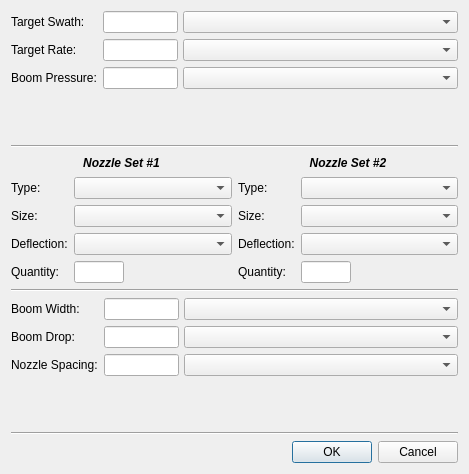
<?xml version="1.0" encoding="UTF-8"?>
<ui version="4.0">
 <class>Dialog</class>
 <widget class="QDialog" name="Dialog">
  <property name="geometry">
   <rect>
    <x>0</x>
    <y>0</y>
    <width>469</width>
    <height>474</height>
   </rect>
  </property>
  <property name="windowTitle">
   <string>Dialog</string>
  </property>
  <layout class="QVBoxLayout" name="verticalLayout_3">
   <item>
    <layout class="QFormLayout" name="formLayout">
     <item row="0" column="0">
      <widget class="QLabel" name="label">
       <property name="text">
        <string>Target Swath:</string>
       </property>
      </widget>
     </item>
     <item row="0" column="1">
      <layout class="QHBoxLayout" name="horizontalLayout">
       <property name="spacing">
        <number>5</number>
       </property>
       <property name="sizeConstraint">
        <enum>QLayout::SetDefaultConstraint</enum>
       </property>
       <property name="leftMargin">
        <number>0</number>
       </property>
       <property name="topMargin">
        <number>0</number>
       </property>
       <property name="bottomMargin">
        <number>0</number>
       </property>
       <item>
        <widget class="QLineEdit" name="lineEditSwath">
         <property name="sizePolicy">
          <sizepolicy hsizetype="Preferred" vsizetype="Fixed">
           <horstretch>0</horstretch>
           <verstretch>0</verstretch>
          </sizepolicy>
         </property>
         <property name="maximumSize">
          <size>
           <width>75</width>
           <height>16777215</height>
          </size>
         </property>
        </widget>
       </item>
       <item>
        <widget class="QComboBox" name="comboBoxUnitsSwath">
         <property name="sizePolicy">
          <sizepolicy hsizetype="Expanding" vsizetype="Fixed">
           <horstretch>0</horstretch>
           <verstretch>0</verstretch>
          </sizepolicy>
         </property>
         <property name="minimumSize">
          <size>
           <width>60</width>
           <height>0</height>
          </size>
         </property>
         <property name="sizeAdjustPolicy">
          <enum>QComboBox::AdjustToContents</enum>
         </property>
        </widget>
       </item>
      </layout>
     </item>
     <item row="1" column="0">
      <widget class="QLabel" name="label_2">
       <property name="text">
        <string>Target Rate:</string>
       </property>
      </widget>
     </item>
     <item row="1" column="1">
      <layout class="QHBoxLayout" name="horizontalLayout_2">
       <property name="spacing">
        <number>5</number>
       </property>
       <property name="sizeConstraint">
        <enum>QLayout::SetDefaultConstraint</enum>
       </property>
       <property name="leftMargin">
        <number>0</number>
       </property>
       <property name="topMargin">
        <number>0</number>
       </property>
       <property name="bottomMargin">
        <number>0</number>
       </property>
       <item>
        <widget class="QLineEdit" name="lineEditRate">
         <property name="sizePolicy">
          <sizepolicy hsizetype="Preferred" vsizetype="Fixed">
           <horstretch>0</horstretch>
           <verstretch>0</verstretch>
          </sizepolicy>
         </property>
         <property name="maximumSize">
          <size>
           <width>75</width>
           <height>16777215</height>
          </size>
         </property>
        </widget>
       </item>
       <item>
        <widget class="QComboBox" name="comboBoxUnitsRate">
         <property name="sizePolicy">
          <sizepolicy hsizetype="Expanding" vsizetype="Fixed">
           <horstretch>0</horstretch>
           <verstretch>0</verstretch>
          </sizepolicy>
         </property>
         <property name="minimumSize">
          <size>
           <width>60</width>
           <height>0</height>
          </size>
         </property>
         <property name="sizeAdjustPolicy">
          <enum>QComboBox::AdjustToContents</enum>
         </property>
        </widget>
       </item>
      </layout>
     </item>
     <item row="2" column="0">
      <widget class="QLabel" name="label_3">
       <property name="text">
        <string>Boom Pressure:</string>
       </property>
      </widget>
     </item>
     <item row="2" column="1">
      <layout class="QHBoxLayout" name="horizontalLayout_3">
       <property name="spacing">
        <number>5</number>
       </property>
       <property name="sizeConstraint">
        <enum>QLayout::SetDefaultConstraint</enum>
       </property>
       <property name="leftMargin">
        <number>0</number>
       </property>
       <property name="topMargin">
        <number>0</number>
       </property>
       <property name="bottomMargin">
        <number>0</number>
       </property>
       <item>
        <widget class="QLineEdit" name="lineEditPressure">
         <property name="sizePolicy">
          <sizepolicy hsizetype="Preferred" vsizetype="Fixed">
           <horstretch>0</horstretch>
           <verstretch>0</verstretch>
          </sizepolicy>
         </property>
         <property name="maximumSize">
          <size>
           <width>75</width>
           <height>16777215</height>
          </size>
         </property>
        </widget>
       </item>
       <item>
        <widget class="QComboBox" name="comboBoxUnitsPressure">
         <property name="sizePolicy">
          <sizepolicy hsizetype="Expanding" vsizetype="Fixed">
           <horstretch>0</horstretch>
           <verstretch>0</verstretch>
          </sizepolicy>
         </property>
         <property name="minimumSize">
          <size>
           <width>60</width>
           <height>0</height>
          </size>
         </property>
         <property name="sizeAdjustPolicy">
          <enum>QComboBox::AdjustToContents</enum>
         </property>
        </widget>
       </item>
      </layout>
     </item>
    </layout>
   </item>
   <item>
    <widget class="Line" name="line">
     <property name="orientation">
      <enum>Qt::Horizontal</enum>
     </property>
    </widget>
   </item>
   <item>
    <layout class="QHBoxLayout" name="horizontalLayout_4">
     <item>
      <layout class="QVBoxLayout" name="verticalLayout">
       <item>
        <widget class="QLabel" name="label_4">
         <property name="font">
          <font>
           <weight>75</weight>
           <italic>true</italic>
           <bold>true</bold>
          </font>
         </property>
         <property name="text">
          <string>Nozzle Set #1</string>
         </property>
         <property name="alignment">
          <set>Qt::AlignCenter</set>
         </property>
        </widget>
       </item>
       <item>
        <layout class="QFormLayout" name="formLayout_2">
         <item row="0" column="0">
          <widget class="QLabel" name="label_5">
           <property name="text">
            <string>Type:</string>
           </property>
          </widget>
         </item>
         <item row="0" column="1">
          <widget class="QComboBox" name="comboBoxNT1">
           <property name="minimumSize">
            <size>
             <width>125</width>
             <height>0</height>
            </size>
           </property>
           <property name="sizeAdjustPolicy">
            <enum>QComboBox::AdjustToMinimumContentsLength</enum>
           </property>
          </widget>
         </item>
         <item row="1" column="0">
          <widget class="QLabel" name="label_6">
           <property name="text">
            <string>Size:</string>
           </property>
          </widget>
         </item>
         <item row="1" column="1">
          <widget class="QComboBox" name="comboBoxNS1">
           <property name="minimumSize">
            <size>
             <width>125</width>
             <height>0</height>
            </size>
           </property>
           <property name="sizeAdjustPolicy">
            <enum>QComboBox::AdjustToMinimumContentsLength</enum>
           </property>
          </widget>
         </item>
         <item row="2" column="0">
          <widget class="QLabel" name="label_7">
           <property name="text">
            <string>Deflection:</string>
           </property>
          </widget>
         </item>
         <item row="2" column="1">
          <widget class="QComboBox" name="comboBoxND1">
           <property name="minimumSize">
            <size>
             <width>125</width>
             <height>0</height>
            </size>
           </property>
           <property name="sizeAdjustPolicy">
            <enum>QComboBox::AdjustToMinimumContentsLength</enum>
           </property>
          </widget>
         </item>
         <item row="3" column="0">
          <widget class="QLabel" name="label_9">
           <property name="text">
            <string>Quantity:</string>
           </property>
          </widget>
         </item>
         <item row="3" column="1">
          <widget class="QLineEdit" name="lineEditNQ1">
           <property name="sizePolicy">
            <sizepolicy hsizetype="Fixed" vsizetype="Fixed">
             <horstretch>0</horstretch>
             <verstretch>0</verstretch>
            </sizepolicy>
           </property>
           <property name="maximumSize">
            <size>
             <width>50</width>
             <height>16777215</height>
            </size>
           </property>
          </widget>
         </item>
        </layout>
       </item>
      </layout>
     </item>
     <item>
      <layout class="QVBoxLayout" name="verticalLayout_2">
       <item>
        <widget class="QLabel" name="label_8">
         <property name="font">
          <font>
           <weight>75</weight>
           <italic>true</italic>
           <bold>true</bold>
          </font>
         </property>
         <property name="text">
          <string>Nozzle Set #2</string>
         </property>
         <property name="alignment">
          <set>Qt::AlignCenter</set>
         </property>
        </widget>
       </item>
       <item>
        <layout class="QFormLayout" name="formLayout_3">
         <item row="0" column="0">
          <widget class="QLabel" name="label_10">
           <property name="text">
            <string>Type:</string>
           </property>
          </widget>
         </item>
         <item row="0" column="1">
          <widget class="QComboBox" name="comboBoxNT2">
           <property name="minimumSize">
            <size>
             <width>125</width>
             <height>0</height>
            </size>
           </property>
           <property name="sizeAdjustPolicy">
            <enum>QComboBox::AdjustToMinimumContentsLength</enum>
           </property>
          </widget>
         </item>
         <item row="1" column="0">
          <widget class="QLabel" name="label_11">
           <property name="text">
            <string>Size:</string>
           </property>
          </widget>
         </item>
         <item row="1" column="1">
          <widget class="QComboBox" name="comboBoxNS2">
           <property name="minimumSize">
            <size>
             <width>125</width>
             <height>0</height>
            </size>
           </property>
           <property name="sizeAdjustPolicy">
            <enum>QComboBox::AdjustToMinimumContentsLength</enum>
           </property>
          </widget>
         </item>
         <item row="2" column="0">
          <widget class="QLabel" name="label_12">
           <property name="text">
            <string>Deflection:</string>
           </property>
          </widget>
         </item>
         <item row="2" column="1">
          <widget class="QComboBox" name="comboBoxND2">
           <property name="minimumSize">
            <size>
             <width>125</width>
             <height>0</height>
            </size>
           </property>
           <property name="sizeAdjustPolicy">
            <enum>QComboBox::AdjustToMinimumContentsLength</enum>
           </property>
          </widget>
         </item>
         <item row="3" column="0">
          <widget class="QLabel" name="label_13">
           <property name="text">
            <string>Quantity:</string>
           </property>
          </widget>
         </item>
         <item row="3" column="1">
          <widget class="QLineEdit" name="lineEditNQ2">
           <property name="sizePolicy">
            <sizepolicy hsizetype="Fixed" vsizetype="Fixed">
             <horstretch>0</horstretch>
             <verstretch>0</verstretch>
            </sizepolicy>
           </property>
           <property name="maximumSize">
            <size>
             <width>50</width>
             <height>16777215</height>
            </size>
           </property>
          </widget>
         </item>
        </layout>
       </item>
      </layout>
     </item>
    </layout>
   </item>
   <item>
    <widget class="Line" name="line_2">
     <property name="orientation">
      <enum>Qt::Horizontal</enum>
     </property>
    </widget>
   </item>
   <item>
    <layout class="QFormLayout" name="formLayout_4">
     <item row="0" column="0">
      <widget class="QLabel" name="label_14">
       <property name="text">
        <string>Boom Width:</string>
       </property>
      </widget>
     </item>
     <item row="0" column="1">
      <layout class="QHBoxLayout" name="horizontalLayout_5">
       <property name="spacing">
        <number>5</number>
       </property>
       <property name="sizeConstraint">
        <enum>QLayout::SetDefaultConstraint</enum>
       </property>
       <property name="leftMargin">
        <number>0</number>
       </property>
       <property name="topMargin">
        <number>0</number>
       </property>
       <property name="bottomMargin">
        <number>0</number>
       </property>
       <item>
        <widget class="QLineEdit" name="lineEditBoomWidth">
         <property name="sizePolicy">
          <sizepolicy hsizetype="Preferred" vsizetype="Fixed">
           <horstretch>0</horstretch>
           <verstretch>0</verstretch>
          </sizepolicy>
         </property>
         <property name="maximumSize">
          <size>
           <width>75</width>
           <height>16777215</height>
          </size>
         </property>
        </widget>
       </item>
       <item>
        <widget class="QComboBox" name="comboBoxUnitsBoomWidth">
         <property name="sizePolicy">
          <sizepolicy hsizetype="Expanding" vsizetype="Fixed">
           <horstretch>0</horstretch>
           <verstretch>0</verstretch>
          </sizepolicy>
         </property>
         <property name="minimumSize">
          <size>
           <width>60</width>
           <height>0</height>
          </size>
         </property>
         <property name="sizeAdjustPolicy">
          <enum>QComboBox::AdjustToContents</enum>
         </property>
        </widget>
       </item>
      </layout>
     </item>
     <item row="1" column="0">
      <widget class="QLabel" name="label_15">
       <property name="text">
        <string>Boom Drop:</string>
       </property>
      </widget>
     </item>
     <item row="1" column="1">
      <layout class="QHBoxLayout" name="horizontalLayout_6">
       <property name="spacing">
        <number>5</number>
       </property>
       <property name="sizeConstraint">
        <enum>QLayout::SetDefaultConstraint</enum>
       </property>
       <property name="leftMargin">
        <number>0</number>
       </property>
       <property name="topMargin">
        <number>0</number>
       </property>
       <property name="bottomMargin">
        <number>0</number>
       </property>
       <item>
        <widget class="QLineEdit" name="lineEditBoomDrop">
         <property name="sizePolicy">
          <sizepolicy hsizetype="Preferred" vsizetype="Fixed">
           <horstretch>0</horstretch>
           <verstretch>0</verstretch>
          </sizepolicy>
         </property>
         <property name="maximumSize">
          <size>
           <width>75</width>
           <height>16777215</height>
          </size>
         </property>
        </widget>
       </item>
       <item>
        <widget class="QComboBox" name="comboBoxUnitsBoomDrop">
         <property name="sizePolicy">
          <sizepolicy hsizetype="Expanding" vsizetype="Fixed">
           <horstretch>0</horstretch>
           <verstretch>0</verstretch>
          </sizepolicy>
         </property>
         <property name="minimumSize">
          <size>
           <width>60</width>
           <height>0</height>
          </size>
         </property>
         <property name="sizeAdjustPolicy">
          <enum>QComboBox::AdjustToContents</enum>
         </property>
        </widget>
       </item>
      </layout>
     </item>
     <item row="2" column="0">
      <widget class="QLabel" name="label_16">
       <property name="text">
        <string>Nozzle Spacing:</string>
       </property>
      </widget>
     </item>
     <item row="2" column="1">
      <layout class="QHBoxLayout" name="horizontalLayout_7">
       <property name="spacing">
        <number>5</number>
       </property>
       <property name="sizeConstraint">
        <enum>QLayout::SetDefaultConstraint</enum>
       </property>
       <property name="leftMargin">
        <number>0</number>
       </property>
       <property name="topMargin">
        <number>0</number>
       </property>
       <property name="bottomMargin">
        <number>0</number>
       </property>
       <item>
        <widget class="QLineEdit" name="lineEditNozzleSpacing">
         <property name="sizePolicy">
          <sizepolicy hsizetype="Preferred" vsizetype="Fixed">
           <horstretch>0</horstretch>
           <verstretch>0</verstretch>
          </sizepolicy>
         </property>
         <property name="maximumSize">
          <size>
           <width>75</width>
           <height>16777215</height>
          </size>
         </property>
        </widget>
       </item>
       <item>
        <widget class="QComboBox" name="comboBoxUnitsNozzleSpacing">
         <property name="sizePolicy">
          <sizepolicy hsizetype="Expanding" vsizetype="Fixed">
           <horstretch>0</horstretch>
           <verstretch>0</verstretch>
          </sizepolicy>
         </property>
         <property name="minimumSize">
          <size>
           <width>60</width>
           <height>0</height>
          </size>
         </property>
         <property name="sizeAdjustPolicy">
          <enum>QComboBox::AdjustToContents</enum>
         </property>
        </widget>
       </item>
      </layout>
     </item>
    </layout>
   </item>
   <item>
    <widget class="Line" name="line_3">
     <property name="orientation">
      <enum>Qt::Horizontal</enum>
     </property>
    </widget>
   </item>
   <item>
    <widget class="QDialogButtonBox" name="buttonBox">
     <property name="orientation">
      <enum>Qt::Horizontal</enum>
     </property>
     <property name="standardButtons">
      <set>QDialogButtonBox::Cancel|QDialogButtonBox::Ok</set>
     </property>
    </widget>
   </item>
  </layout>
 </widget>
 <resources/>
 <connections/>
</ui>
